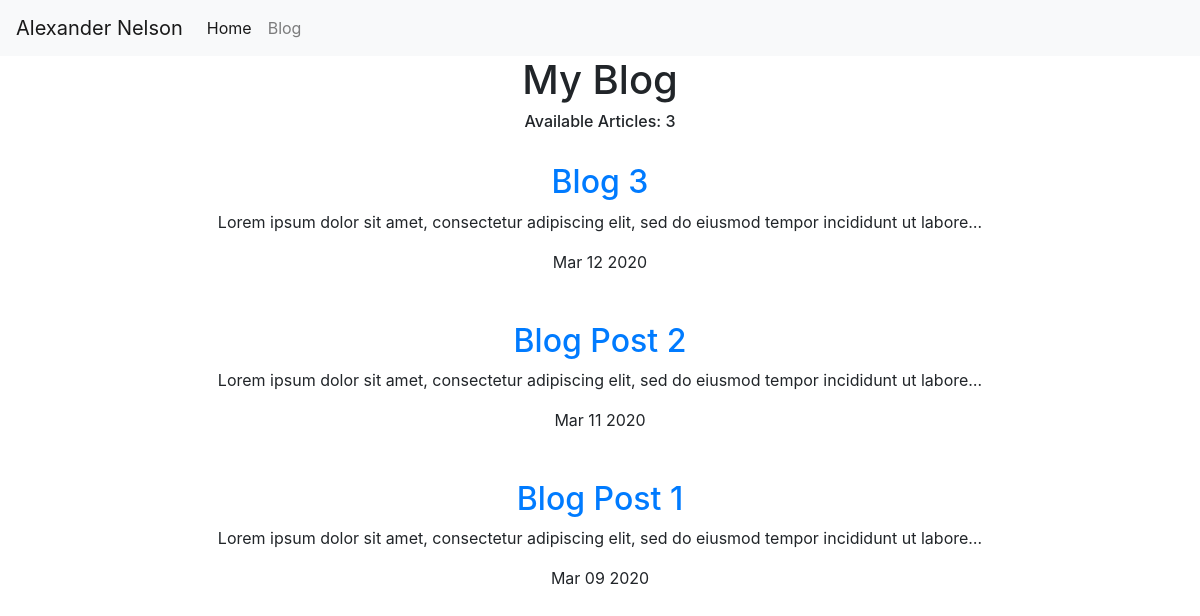
The page /blog/ on the database as committed earlier.
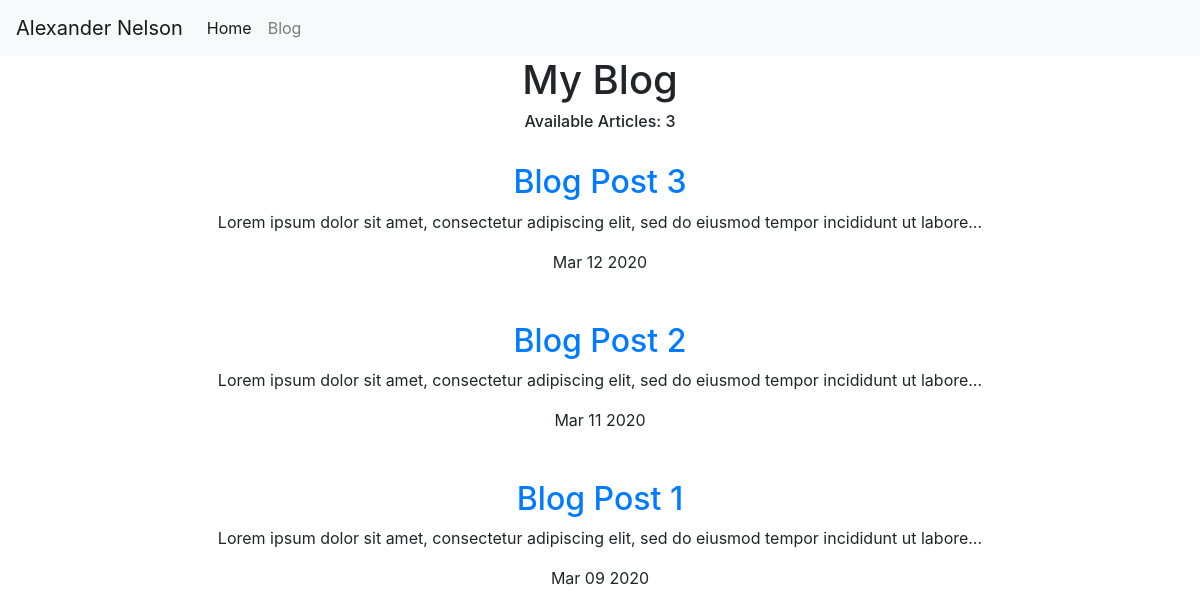
The same page on the database as committed later.
### blog/models.py (models this page shows, shortened)
class Blog(models.Model):
    title = models.CharField(max_length=200)
    description = models.TextField()
    date = models.DateField()

### blog/views.py (the view)
# urls.py: path('', views.all_blogs, name="all_blogs"),
def all_blogs(request):
    blogs = Blog.objects.order_by('-date')
    return render(request, 'blog/all_blogs.html', {'blogs':blogs})

### blog/templates/blog/all_blogs.html
{% extends 'portfolio/base.html' %}
{% block content %}
    <div class="container text-center">
      <h1>My Blog</h1>
      <h6>Available Article{{ blogs.count|pluralize }}: {{ blogs.count }}</h6>
      <br>
      {% for blog in blogs %}
      <a href="{% url 'blog:detail' blog.id %}"><h2>{{ blog.title }}</h2></a>
      <p>{{ blog.description|striptags|truncatechars:100 }}</p>
      {{ blog.date|date:'M d Y' }}
      <br><br><br>
      {% endfor %}
    </div>
{% endblock %}

Rows that differ between the two databases and show on the page:
changed Blog: title "Blog 3" → "Blog Post 3"
